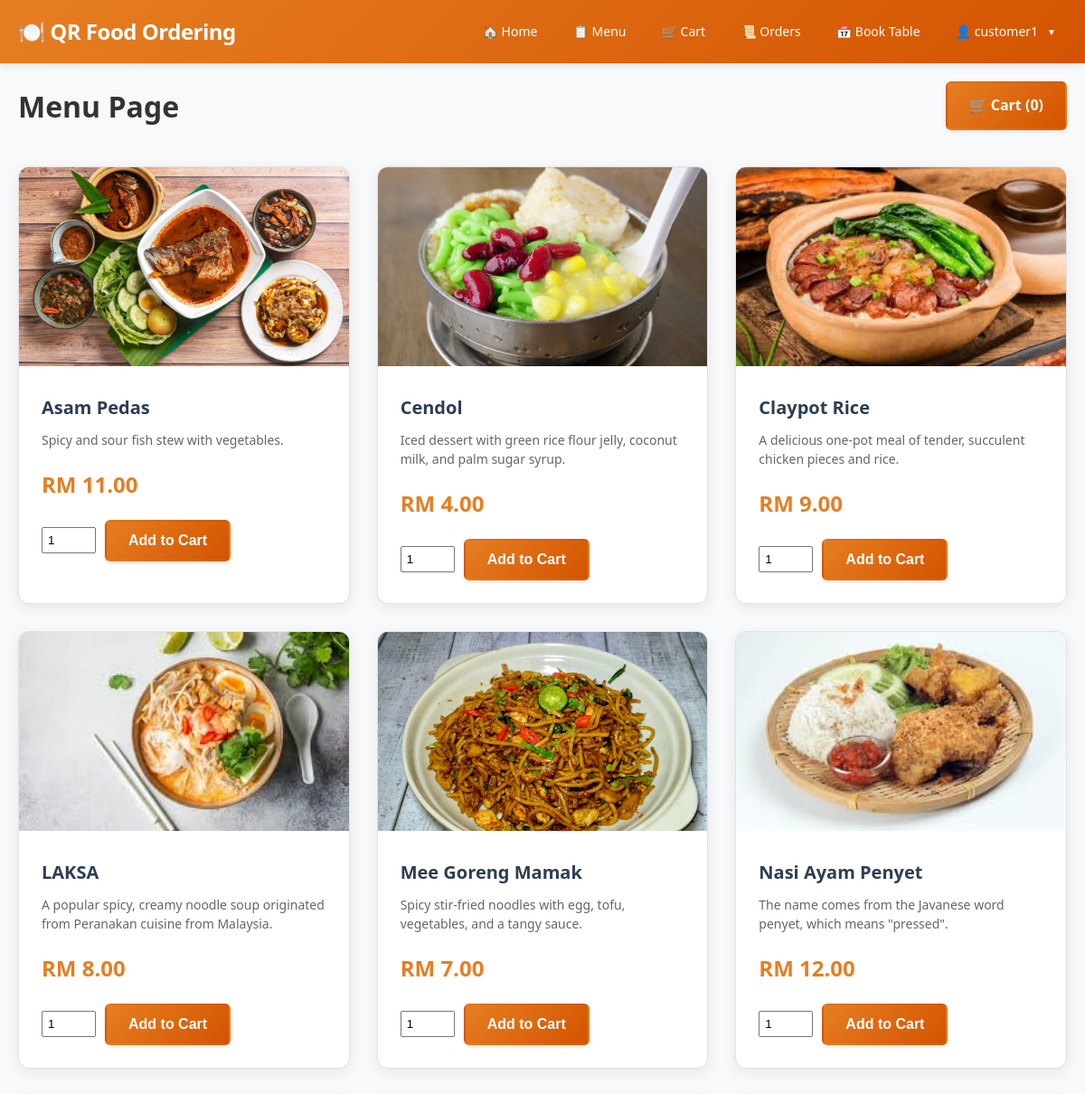
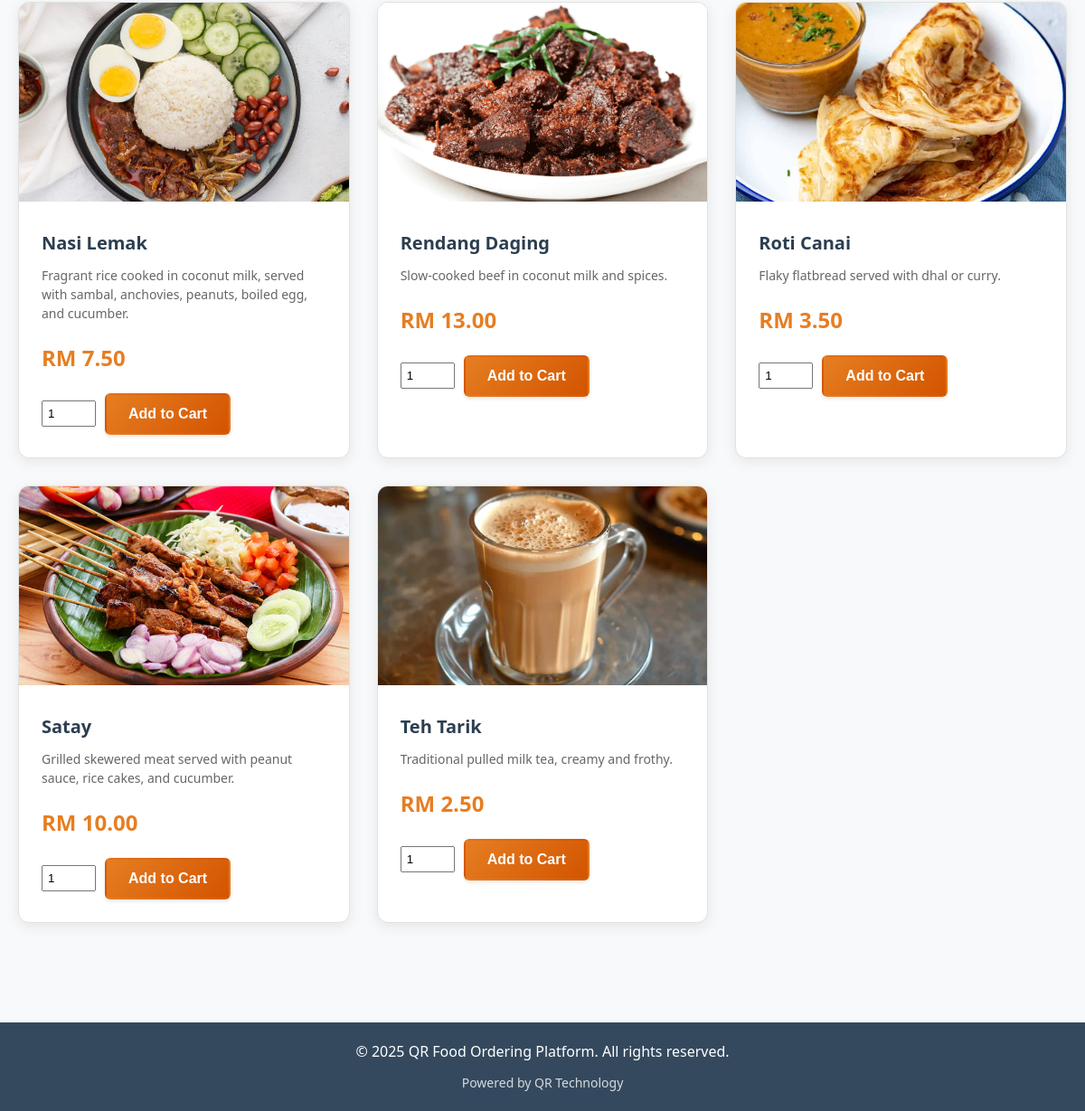
The page /customer/guest_menu.php (signed in) on the database its author committed (2 pictures, top to bottom).
### tables this page shows
CREATE TABLE `menu_items` (
  `id` int(11) NOT NULL,
  `name` varchar(100) NOT NULL,
  `description` text DEFAULT NULL,
  `price` decimal(10,2) NOT NULL,
  `image` varchar(255) DEFAULT NULL,
  `created_at` timestamp NOT NULL DEFAULT current_timestamp(),
  `available` tinyint(1) DEFAULT 1,
  `category` varchar(50) DEFAULT NULL
);

### customer/guest_menu.php (the view, shortened to what this page needs)
<?php
require_once '../config/database.php';
$stmt = $pdo->query("SELECT * FROM menu_items ORDER BY name");
$menu_items = $stmt->fetchAll();
include '../includes/header.php';
?>
<div style="display: flex; justify-content: space-between; align-items: center; margin-bottom: 30px;">
    <h1>Menu Page</h1>
    <div>
        <a href="guest_cart.php" class="btn">
            🛒 Cart (<?php echo $cart_count; ?>)
        </a>
    </div>
</div>
<div class="menu-grid">
    <?php foreach ($menu_items as $item): ?>
        <div class="menu-item">
            <img src="../images/<?php echo urlencode($item['image']); ?>"
                 alt="<?php echo htmlspecialchars($item['name']); ?>">
            <div class="menu-item-content">
                <h3><?php echo htmlspecialchars($item['name']); ?></h3>
                <p><?php echo htmlspecialchars($item['description']); ?></p>
                <div class="price">RM <?php echo number_format($item['price'], 2); ?></div>
                <form method="POST" style="display: flex; gap: 10px; align-items: center;">
                    <input type="number" name="quantity" value="1" min="1" style="width: 60px; padding: 5px;">
                    <button type="submit" name="add_to_cart" class="btn">Add to Cart</button>
                </form>
            </div>
        </div>
    <?php endforeach; ?>
</div>
<?php include '../includes/footer.php'; ?>

### css/style.css (style rules this page uses)
* { margin: 0; padding: 0; box-sizing: border-box; }
*::before, *::after { box-sizing: border-box; }
html { font-size: 16px; scroll-behavior: smooth; line-height: 1.15; -webkit-text-size-adjust: 100%; }
body { font-family: 'Segoe UI', 'Roboto', 'Oxygen', 'Ubuntu', 'Cantarell', 'Fira Sans', 'Droid Sans', 'Helvetica Neue', sans-serif; line-height: 1.6; color: #333; background-color: #f8f9fa; font-weight: 400; -webkit-font-smoothing: antialiased; -moz-osx-font-smoothing: grayscale; }
.btn { background: linear-gradient(135deg, #e67e22 0%, #d35400 100%); color: white; padding: 12px 24px; border: none; border-radius: 6px; cursor: pointer; font-size: 16px; font-weight: 600; text-decoration: none; display: inline-flex; align-items: center; justify-content: center; gap: 8px; text-align: center; transition: all 0.3s ease; box-shadow: 0 2px 4px rgba(0,0,0,0.1); border: 2px solid transparent; min-height: 44px; position: relative; overflow: hidden; }
.btn::before { content: ''; position: absolute; top: 0; left: -100%; width: 100%; height: 100%; background: linear-gradient(90deg, transparent, rgba(255,255,255,0.2), transparent); transition: left 0.5s ease; }
.menu-grid { display: grid; grid-template-columns: repeat(auto-fit, minmax(320px, 1fr)); gap: 30px; margin: 40px 0; }
.menu-item { background: white; border: 1px solid #e1e1e1; border-radius: 12px; overflow: hidden; box-shadow: 0 4px 15px rgba(0,0,0,0.08); transition: all 0.3s ease; position: relative; }
.menu-item img { width: 100%; height: 220px; object-fit: cover; transition: transform 0.3s ease; }
.menu-item-content { padding: 25px; }
.menu-item h3 { margin-bottom: 12px; color: #2c3e50; font-size: 20px; font-weight: 700; line-height: 1.3; }
.menu-item p { margin-bottom: 20px; color: #666; line-height: 1.5; font-size: 14px; }
.menu-item .price { font-size: 24px; font-weight: 700; color: #e67e22; margin-bottom: 20px; display: block; }

### rows shown on the page
menu_items: image (picture), name "Asam Pedas", description "Spicy and sour fish stew with vegetables.", price "11.00"
menu_items: image (picture), name "Cendol", description "Iced dessert with green rice flour jelly, coconut milk, and palm sugar syrup.", price "4.00"
menu_items: image (picture), name "Claypot Rice", description "A delicious one-pot meal of tender, succulent chicken pieces and rice.", price "9.00"
menu_items: image (picture), name "LAKSA", description "A popular spicy, creamy noodle soup originated from Peranakan cuisine from Malaysia.", price "8.00"
menu_items: image (picture), name "Mee Goreng Mamak", description "Spicy stir-fried noodles with egg, tofu, vegetables, and a tangy sauce.", price "7.00"
menu_items: image (picture), name "Nasi Ayam Penyet", description "The name comes from the Javanese word penyet, which means \"pressed\".", price "12.00"
menu_items: image (picture), name "Nasi Lemak", description "Fragrant rice cooked in coconut milk, served with sambal, anchovies, peanuts, boiled egg, and cucumber.", price "7.50"
menu_items: image (picture), name "Rendang Daging", description "Slow-cooked beef in coconut milk and spices.", price "13.00"
menu_items: image (picture), name "Roti Canai", description "Flaky flatbread served with dhal or curry.", price "3.50"
menu_items: image (picture), name "Satay", description "Grilled skewered meat served with peanut sauce, rice cakes, and cucumber.", price "10.00"
menu_items: image (picture), name "Teh Tarik", description "Traditional pulled milk tea, creamy and frothy.", price "2.50"

### other values the page prints
$_SESSION['username'] "customer1"
$cart_count "0"
